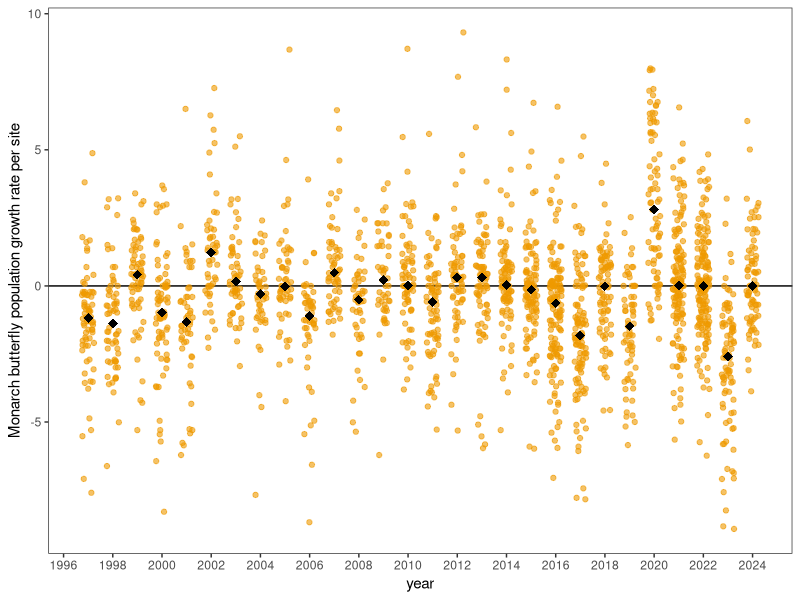

Write R code to recreate this figure.
## ---- chunk 1
setwd("~/Documents/VIZ_SPRING/data_viz_project_spring")

library(tidyverse)
library(ggplot2)
library(lubridate)
library(dplyr)
library(stringr)

df = read_csv("Xerces Site Counts by County.csv", n_max = 387)
# view(df)
## ---- chunk 2
df_long = pivot_longer(df, 
                       cols = !c('SITE ID','SITE NAME','COUNTY or REGION'),
                       names_to = 'time_period',
                       values_to = 'count')

df_long = df_long %>% 
    mutate(
        # year = factor(time_period, levels = tail(names(df), -3)),
        year = as.numeric(time_period),
        season = case_when(
            str_starts(time_period, "ES") ~ "Early Season",
            str_starts(time_period, "LS") ~ "Late Season",
            TRUE ~ "Peak Season"
    )
  )

# only observations at peak season
df_peak = df_long %>% filter(season == "Peak Season")

# all observations, including late and early season
ESday = round(yday("2023-10-31")/365, 3)
Xday = round(yday("2023-11-25")/365, 3)
LSday = round(yday("2023-12-31")/365, 3)

df_all_dates = df_long %>%
    mutate(date = case_when(
        str_starts(time_period, "ES") ~ as.numeric(substring(time_period, 4, 7)) + ESday,
        str_starts(time_period, "LS") ~ as.numeric(substring(time_period, 4, 7)) + LSday,
        TRUE ~ as.numeric(time_period) + Xday
    ))
## ---- chunk 3
df_peak = df_peak %>% 
    arrange(year) %>% 
    group_by(`SITE ID`) %>% 
    mutate(
        lambda = lead(count)/count,
        lambda = if_else(is.infinite(lambda), 0,
                         if_else(is.nan(lambda), 0, lambda)))

df_peak = df_peak %>% 
    arrange(year) %>% 
    group_by(`SITE ID`) %>% 
    mutate(
        dNdt = (count-lag(count))/(year-lag(year)),
        dldt = (lambda-lag(lambda))/(year-lag(year)))
## ---- chunk 4
ggplot(data = filter(df_peak, lambda > 0),
       aes(x = year, y = log(lambda))) + #log-transforming lambda to yield r
  geom_hline(yintercept = 0) +
  geom_jitter(width = 0.25, color = "orange2", alpha = 0.6) +
  stat_summary(fun = "median", geom = "point", shape = 18, size = 3) +
  scale_y_continuous(name = "Monarch butterfly population growth rate per site") +
  scale_x_continuous(breaks = seq(1990,2026,2)) +
  theme_test()
